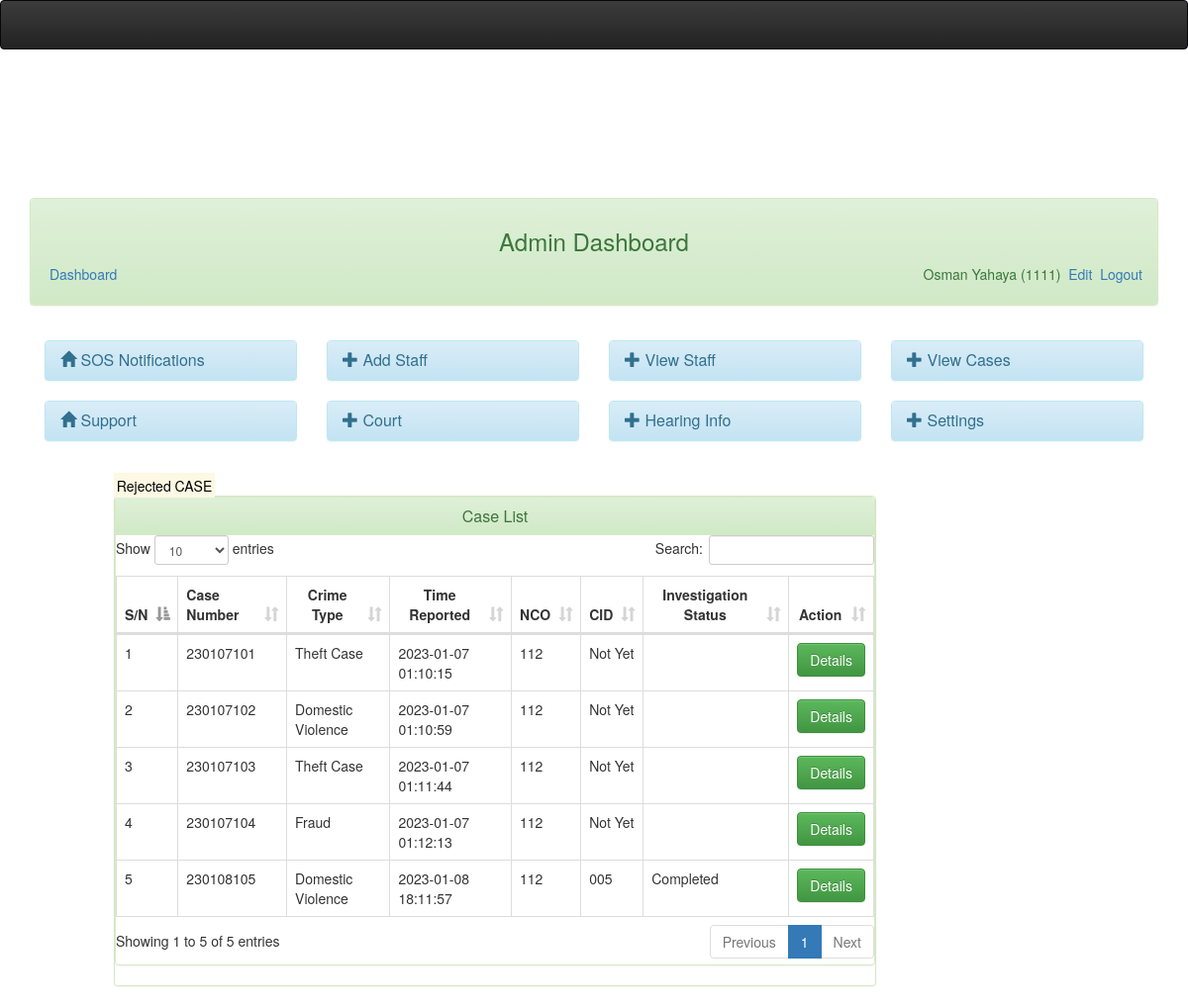
/admin/caseview.php (signed in), run on the app's committed database.
### tables this page shows
CREATE TABLE `userlogin` (
  `id` int(11) NOT NULL,
  `staffid` varchar(20) NOT NULL,
  `status` varchar(50) NOT NULL,
  `password` varchar(50) NOT NULL,
  `surname` varchar(50) NOT NULL,
  `othernames` varchar(50) NOT NULL,
  `confirmation` text DEFAULT NULL,
  `email` varchar(256) NOT NULL,
  `phone_no` varchar(256) NOT NULL,
  `nid_no` varchar(255) NOT NULL
);

CREATE TABLE `case_table` (
  `case_id` varchar(20) NOT NULL,
  `statement` varchar(200) NOT NULL,
  `caseid` int(11) NOT NULL,
  `date_added` datetime DEFAULT NULL,
  `staffid` varchar(30) NOT NULL,
  `case_type` varchar(50) NOT NULL,
  `status` varchar(50) NOT NULL,
  `cid` varchar(20) NOT NULL DEFAULT 'Not Yet',
  `complete_date` date NOT NULL,
  `diaryofaction` varchar(200) NOT NULL,
  `submit_to_court` int(11) DEFAULT 0
);

### admin/session.php (called while the page is built, shortened)
<?php
$session_id=$_SESSION['staffid'];
?>

### admin/caseview.php (the view, shortened to what this page needs)
<?php
include('dbconnect.php');
include('header.php');
 ?>
<br />
<div class="container-fluid">
	<?php include('menubar.php');?>
	<div class="col-md-1"></div>
	<div class="col-md-8">
	<a href="rej_case.php"><mark style="text-align:center">Rejected CASE</mark></a>
		<div class="panel panel-success">
			<div class="panel panel-success">
			 	<div class="panel-heading">
			 		<h3 class="panel-title text-center">
			 			Case List
			 		</h3>
			 	</div>
<div id="trans-table">
<table id="myTable-trans" class="table table-bordered table-hover" cellspacing="0" width="100%">
	<thead>
	    <tr>
	        <th>S/N</th>
	         <th>Case Number</th>
	        <th ><center>Crime Type</center></th>
	        <th><center>Time Reported</center></th>
	        <th><center> NCO</center></th>
	         <th><center>CID</center></th>
	        <th><center> Investigation Status</center></th>
	        <th><center>Action</center></th>
	    </tr>
	</thead>
    <tbody>
    	<?php
		$sn=0;
		$query=mysqli_query($dbcon,"select * from case_table");
		while($row = mysqli_fetch_array($query)){
		$id = $row['case_id'];
		$sn++;
		?>
		<tr>
        <td><?php echo $sn;?></td>
        <td><?php echo $row['case_id'];?></td>
		<td><?php echo $row['case_type'];?></td>
		<td><?php echo $row['date_added']; ?></td>
		<td><?php echo $row['staffid']; ?></td>
		<td><?php echo $row['cid']; ?></td>
		<td><?php echo $row['status']; ?></td>
		<td class="empty" width="">
			<a data-placement="left" title="Click to view" id="view<?php echo $id;?>" href="casedetails.php<?php echo '?id='.$id; ?>&status=<?php echo $row['status'] ?>" class="btn btn-success">Details<i class="icon-pencil icon-large"></i></a>
		</td>
		</tr>
	<?php } ?>
    </tbody>
</table>
</div>
</div>
	</div>
</div>
</body>
</html>

### admin/header.php (shortened to what this page needs)
 <!DOCTYPE html>
<html lang="">
  <head>
    <link rel="stylesheet" type="text/css" href="../assets/css/bootstrap.min.css">
    <link rel="stylesheet" type="text/css" href="../assets/css/bootstrap-theme.min.css">
    <link href="../assets/css/simple-sidebar.css" rel="stylesheet">
    <link href="../assets/css/dataTables.bootstrap.min.css" rel="stylesheet">
  </head>
<body>
<nav class="navbar navbar-inverse" style="background-color:darkslateblue;color: white; margin-bottom: 130px;">
</nav>

### admin/menubar.php
<div class="col-md-12">
	<div class="panel panel-success">
		<div class="panel-heading" style="padding-bottom: 40px;">
			<center><h3>Admin Dashboard</h3></center>
                 	<?php
					include('session.php');
					include('dbconnect.php');
					$query= mysqli_query($dbcon,"select * from userlogin where staffid = '$session_id'")or die(mysqli_error($dbcon));
					$row = mysqli_fetch_array($query);
					?>
                           <span class="pull-left">
                           <a href="index.php"><i class="icon-signout icon-large"></i>&nbsp;Dashboard</a>
                                 </span>
                           <span class="pull-right">
                              <?php echo $row['surname']." ". $row['othernames']." (" .$row['staffid'].")";  ?>
                                 <a href="profile.php"><i class="icon-signout icon-large p-2"></i>&nbsp;Edit</a>
                                  <a href="logout.php"><i class="icon-signout icon-large"></i>&nbsp;Logout</a>
                                 </span>
                   </div>
		</div>
		<div class="panel-body">
			<div class="row">
				<div class="col-md-3">
					<div class="panel panel-info">
						<div class="panel-heading">
							<h3 class="panel-title"> <a href="view_sos.php">
								<span class="glyphicon glyphicon-home" aria-hidden="true"></span> SOS Notifications</a>
						</div>
					</div>
				</div>
				<div class="col-md-3">
					<div class="panel panel-info">
						<div class="panel-heading">
							<h3 class="panel-title"> <a href="addstaff.php">
								<span class="glyphicon glyphicon-plus" aria-hidden="true"></span>
							Add Staff</a>
							</h3>
						</div>
					</div>
				</div>
				<div class="col-md-3">
					<div class="panel panel-info">
						<div class="panel-heading">
							<h3 class="panel-title"> <a href="user.php">
								<span class="glyphicon glyphicon-plus" aria-hidden="true"></span>
							View Staff</a>
							</h3>
						</div>
					</div>
				</div>
				<div class="col-md-3">
					<div class="panel panel-info">
						<div class="panel-heading">
							<h3 class="panel-title"> <a href="caseview.php">
								<span class="glyphicon glyphicon-plus" aria-hidden="true"></span>
							View Cases</a>
							</h3>
						</div>
					</div>
				</div>
			</div>
			<div class="row">
				<div class="col-md-3">
					<div class="panel panel-info">
						<div class="panel-heading">
							<h3 class="panel-title"> <a href="support.php">
								<span class="glyphicon glyphicon-home" aria-hidden="true"></span> Support</a>
						</div>
					</div>
				</div>
				<div class="col-md-3">
					<div class="panel panel-info">
						<div class="panel-heading">
							<h3 class="panel-title"> <a href="court_case.php">
								<span class="glyphicon glyphicon-plus" aria-hidden="true"></span>
							Court</a>
							</h3>
						</div>
					</div>
				</div>
				<div class="col-md-3">
					<div class="panel panel-info">
						<div class="panel-heading">
							<h3 class="panel-title"> <a href="hearing_info1.php">
								<span class="glyphicon glyphicon-plus" aria-hidden="true"></span>
							Hearing Info</a>
							</h3>
						</div>
					</div>
				</div>
				<div class="col-md-3">
					<div class="panel panel-info">
						<div class="panel-heading">
							<h3 class="panel-title"> <a href="profile.php">
								<span class="glyphicon glyphicon-plus" aria-hidden="true"></span>
							Settings</a>
							</h3>
						</div>
					</div>
				</div>
			</div>
		</div>
	</div>
</div>

### assets/css/simple-sidebar.css (style rules this page uses)
body { overflow-x: hidden; }

### data on the page
userlogin: surname "Osman", othernames "Yahaya", staffid "1111"
case_table: case "230107101", case_type "Theft Case", date_added "2023-01-07 01:10:15", staffid "112", cid "Not Yet"
case_table: case "230107102", case_type "Domestic Violence", date_added "2023-01-07 01:10:59", staffid "112", cid "Not Yet"
case_table: case "230107103", case_type "Theft Case", date_added "2023-01-07 01:11:44", staffid "112", cid "Not Yet"
case_table: case "230107104", case_type "Fraud", date_added "2023-01-07 01:12:13", staffid "112", cid "Not Yet"
case_table: case "230108105", case_type "Domestic Violence", date_added "2023-01-08 18:11:57", staffid "112", cid "005", status "Completed"
